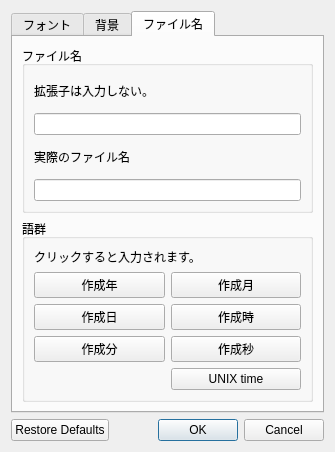
<?xml version="1.0" encoding="UTF-8"?>
<ui version="4.0">
 <class>PreferencesDialog</class>
 <widget class="QDialog" name="PreferencesDialog">
  <property name="geometry">
   <rect>
    <x>0</x>
    <y>0</y>
    <width>335</width>
    <height>452</height>
   </rect>
  </property>
  <property name="windowTitle">
   <string>Dialog</string>
  </property>
  <layout class="QVBoxLayout" name="verticalLayout">
   <item>
    <widget class="QTabWidget" name="tabWidget">
     <property name="currentIndex">
      <number>2</number>
     </property>
     <widget class="QWidget" name="tab">
      <attribute name="title">
       <string>フォント</string>
      </attribute>
      <layout class="QVBoxLayout" name="verticalLayout_2">
       <item>
        <layout class="QHBoxLayout" name="horizontalLayout">
         <item>
          <widget class="QLabel" name="label">
           <property name="sizePolicy">
            <sizepolicy hsizetype="Fixed" vsizetype="Preferred">
             <horstretch>0</horstretch>
             <verstretch>0</verstretch>
            </sizepolicy>
           </property>
           <property name="text">
            <string>フォントサイズ:</string>
           </property>
          </widget>
         </item>
         <item>
          <widget class="QDoubleSpinBox" name="fontSizeBox">
           <property name="minimum">
            <double>8.000000000000000</double>
           </property>
          </widget>
         </item>
        </layout>
       </item>
       <item>
        <layout class="QHBoxLayout" name="horizontalLayout_2">
         <item>
          <widget class="QLabel" name="label_2">
           <property name="sizePolicy">
            <sizepolicy hsizetype="Fixed" vsizetype="Preferred">
             <horstretch>0</horstretch>
             <verstretch>0</verstretch>
            </sizepolicy>
           </property>
           <property name="text">
            <string>行間:</string>
           </property>
          </widget>
         </item>
         <item>
          <widget class="QDoubleSpinBox" name="lineHeightBox"/>
         </item>
        </layout>
       </item>
       <item>
        <widget class="QGroupBox" name="groupBox">
         <property name="title">
          <string>色</string>
         </property>
         <layout class="QVBoxLayout" name="verticalLayout_3">
          <item>
           <widget class="QLineEdit" name="fontColorCodeLine"/>
          </item>
          <item>
           <widget class="QPushButton" name="selectFontColorButton">
            <property name="text">
             <string>フォントカラーの選択</string>
            </property>
           </widget>
          </item>
         </layout>
        </widget>
       </item>
       <item>
        <spacer name="verticalSpacer_2">
         <property name="orientation">
          <enum>Qt::Vertical</enum>
         </property>
         <property name="sizeHint" stdset="0">
          <size>
           <width>20</width>
           <height>40</height>
          </size>
         </property>
        </spacer>
       </item>
      </layout>
     </widget>
     <widget class="QWidget" name="tab_2">
      <attribute name="title">
       <string>背景</string>
      </attribute>
      <layout class="QVBoxLayout" name="verticalLayout_4">
       <item>
        <widget class="QGroupBox" name="groupBox_2">
         <property name="title">
          <string>背景色</string>
         </property>
         <layout class="QVBoxLayout" name="verticalLayout_5">
          <item>
           <widget class="QCheckBox" name="transparentBackgroundBox">
            <property name="text">
             <string>透明</string>
            </property>
           </widget>
          </item>
          <item>
           <widget class="QLineEdit" name="backgroundColorCodeLine"/>
          </item>
          <item>
           <widget class="QPushButton" name="selectBackgroundColorButton">
            <property name="text">
             <string>背景色を選択する</string>
            </property>
           </widget>
          </item>
         </layout>
        </widget>
       </item>
       <item>
        <widget class="QGroupBox" name="groupBox_3">
         <property name="title">
          <string>マージン</string>
         </property>
         <layout class="QVBoxLayout" name="verticalLayout_6">
          <item>
           <layout class="QHBoxLayout" name="horizontalLayout_3">
            <item>
             <widget class="QLabel" name="label_3">
              <property name="text">
               <string>上:</string>
              </property>
             </widget>
            </item>
            <item>
             <widget class="QSpinBox" name="topMarginBox"/>
            </item>
            <item>
             <widget class="QLabel" name="label_4">
              <property name="text">
               <string>px</string>
              </property>
             </widget>
            </item>
           </layout>
          </item>
          <item>
           <layout class="QHBoxLayout" name="horizontalLayout_4">
            <item>
             <widget class="QLabel" name="label_5">
              <property name="text">
               <string>下:</string>
              </property>
             </widget>
            </item>
            <item>
             <widget class="QSpinBox" name="bottomMarginBox"/>
            </item>
            <item>
             <widget class="QLabel" name="label_6">
              <property name="text">
               <string>px</string>
              </property>
             </widget>
            </item>
           </layout>
          </item>
          <item>
           <layout class="QHBoxLayout" name="horizontalLayout_5">
            <item>
             <widget class="QLabel" name="label_7">
              <property name="text">
               <string>左:</string>
              </property>
             </widget>
            </item>
            <item>
             <widget class="QSpinBox" name="leftMarginBox"/>
            </item>
            <item>
             <widget class="QLabel" name="label_8">
              <property name="text">
               <string>px</string>
              </property>
             </widget>
            </item>
           </layout>
          </item>
          <item>
           <layout class="QHBoxLayout" name="horizontalLayout_6">
            <item>
             <widget class="QLabel" name="label_9">
              <property name="text">
               <string>右:</string>
              </property>
             </widget>
            </item>
            <item>
             <widget class="QSpinBox" name="rightMarginBox"/>
            </item>
            <item>
             <widget class="QLabel" name="label_10">
              <property name="text">
               <string>px</string>
              </property>
             </widget>
            </item>
           </layout>
          </item>
         </layout>
        </widget>
       </item>
       <item>
        <spacer name="verticalSpacer">
         <property name="orientation">
          <enum>Qt::Vertical</enum>
         </property>
         <property name="sizeHint" stdset="0">
          <size>
           <width>20</width>
           <height>40</height>
          </size>
         </property>
        </spacer>
       </item>
      </layout>
     </widget>
     <widget class="QWidget" name="tab_3">
      <attribute name="title">
       <string>ファイル名</string>
      </attribute>
      <layout class="QVBoxLayout" name="verticalLayout_8">
       <item>
        <widget class="QGroupBox" name="groupBox_4">
         <property name="title">
          <string>ファイル名</string>
         </property>
         <layout class="QVBoxLayout" name="verticalLayout_7">
          <item>
           <widget class="QLabel" name="label_11">
            <property name="text">
             <string>拡張子は入力しない。</string>
            </property>
           </widget>
          </item>
          <item>
           <widget class="QLineEdit" name="fileNameLine"/>
          </item>
          <item>
           <widget class="QLabel" name="label_13">
            <property name="text">
             <string>実際のファイル名</string>
            </property>
           </widget>
          </item>
          <item>
           <widget class="QLineEdit" name="realFileNameLine">
            <property name="readOnly">
             <bool>true</bool>
            </property>
           </widget>
          </item>
         </layout>
        </widget>
       </item>
       <item>
        <widget class="QGroupBox" name="groupBox_5">
         <property name="title">
          <string>語群</string>
         </property>
         <layout class="QGridLayout" name="gridLayout">
          <item row="2" column="1">
           <widget class="QPushButton" name="createdHourButton">
            <property name="text">
             <string>作成時</string>
            </property>
           </widget>
          </item>
          <item row="3" column="0">
           <widget class="QPushButton" name="createdMinuteButton">
            <property name="text">
             <string>作成分</string>
            </property>
           </widget>
          </item>
          <item row="2" column="0">
           <widget class="QPushButton" name="createdDayButton">
            <property name="text">
             <string>作成日</string>
            </property>
           </widget>
          </item>
          <item row="3" column="1">
           <widget class="QPushButton" name="createdSecondButton">
            <property name="text">
             <string>作成秒</string>
            </property>
           </widget>
          </item>
          <item row="1" column="1">
           <widget class="QPushButton" name="createdMonthButton">
            <property name="text">
             <string>作成月</string>
            </property>
           </widget>
          </item>
          <item row="0" column="0" colspan="2">
           <widget class="QLabel" name="label_12">
            <property name="text">
             <string>クリックすると入力されます。</string>
            </property>
           </widget>
          </item>
          <item row="1" column="0">
           <widget class="QPushButton" name="createdYearButton">
            <property name="text">
             <string>作成年</string>
            </property>
           </widget>
          </item>
          <item row="4" column="1">
           <widget class="QPushButton" name="createdUnixTimeButton">
            <property name="text">
             <string>UNIX time</string>
            </property>
           </widget>
          </item>
         </layout>
        </widget>
       </item>
      </layout>
     </widget>
    </widget>
   </item>
   <item>
    <widget class="QDialogButtonBox" name="buttonBox">
     <property name="orientation">
      <enum>Qt::Horizontal</enum>
     </property>
     <property name="standardButtons">
      <set>QDialogButtonBox::Cancel|QDialogButtonBox::Ok|QDialogButtonBox::RestoreDefaults</set>
     </property>
    </widget>
   </item>
  </layout>
 </widget>
 <resources/>
 <connections>
  <connection>
   <sender>transparentBackgroundBox</sender>
   <signal>toggled(bool)</signal>
   <receiver>backgroundColorCodeLine</receiver>
   <slot>setDisabled(bool)</slot>
   <hints>
    <hint type="sourcelabel">
     <x>167</x>
     <y>52</y>
    </hint>
    <hint type="destinationlabel">
     <x>167</x>
     <y>78</y>
    </hint>
   </hints>
  </connection>
  <connection>
   <sender>transparentBackgroundBox</sender>
   <signal>toggled(bool)</signal>
   <receiver>selectBackgroundColorButton</receiver>
   <slot>setDisabled(bool)</slot>
   <hints>
    <hint type="sourcelabel">
     <x>167</x>
     <y>52</y>
    </hint>
    <hint type="destinationlabel">
     <x>167</x>
     <y>106</y>
    </hint>
   </hints>
  </connection>
 </connections>
</ui>
